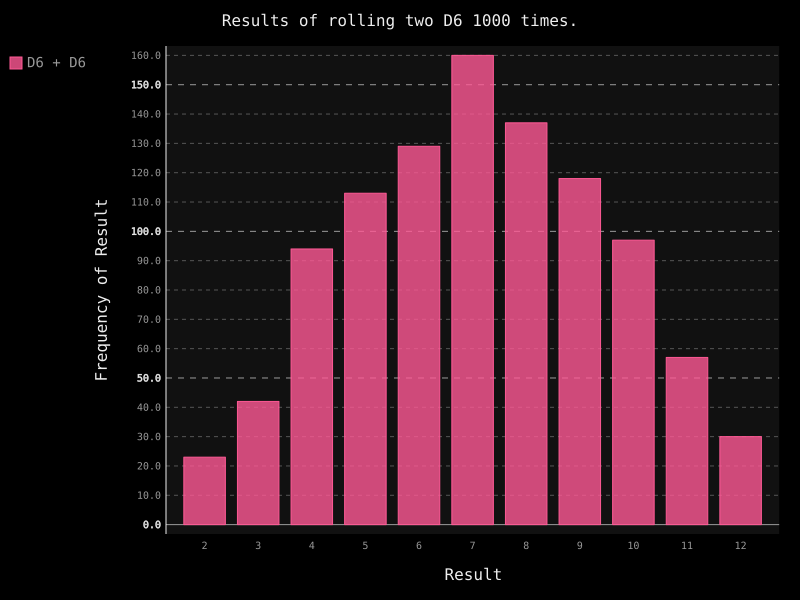

The script that drew this image:
import pygal
from die import Die

die_1 = Die()
die_2 = Die()

results = []
for roll_num in range(1000):
    result = die_1.roll() + die_2.roll()
    results.append(result)

frequencies = []
max_result = die_1.num_sides + die_2.num_sides
for value in range(2, max_result+1):
    frequency = results.count(value)
    frequencies.append(frequency)

hist = pygal.Bar()

hist.title = "Results of rolling two D6 1000 times."
hist.x_labels = ['2', '3', '4', '5', '6', '7', '8', '9', '10', '11', '12']
hist.x_title = "Result"
hist.y_title = "Frequency of Result"

hist.add('D6 + D6', frequencies)
hist.render_to_file('dice_visual.svg')
